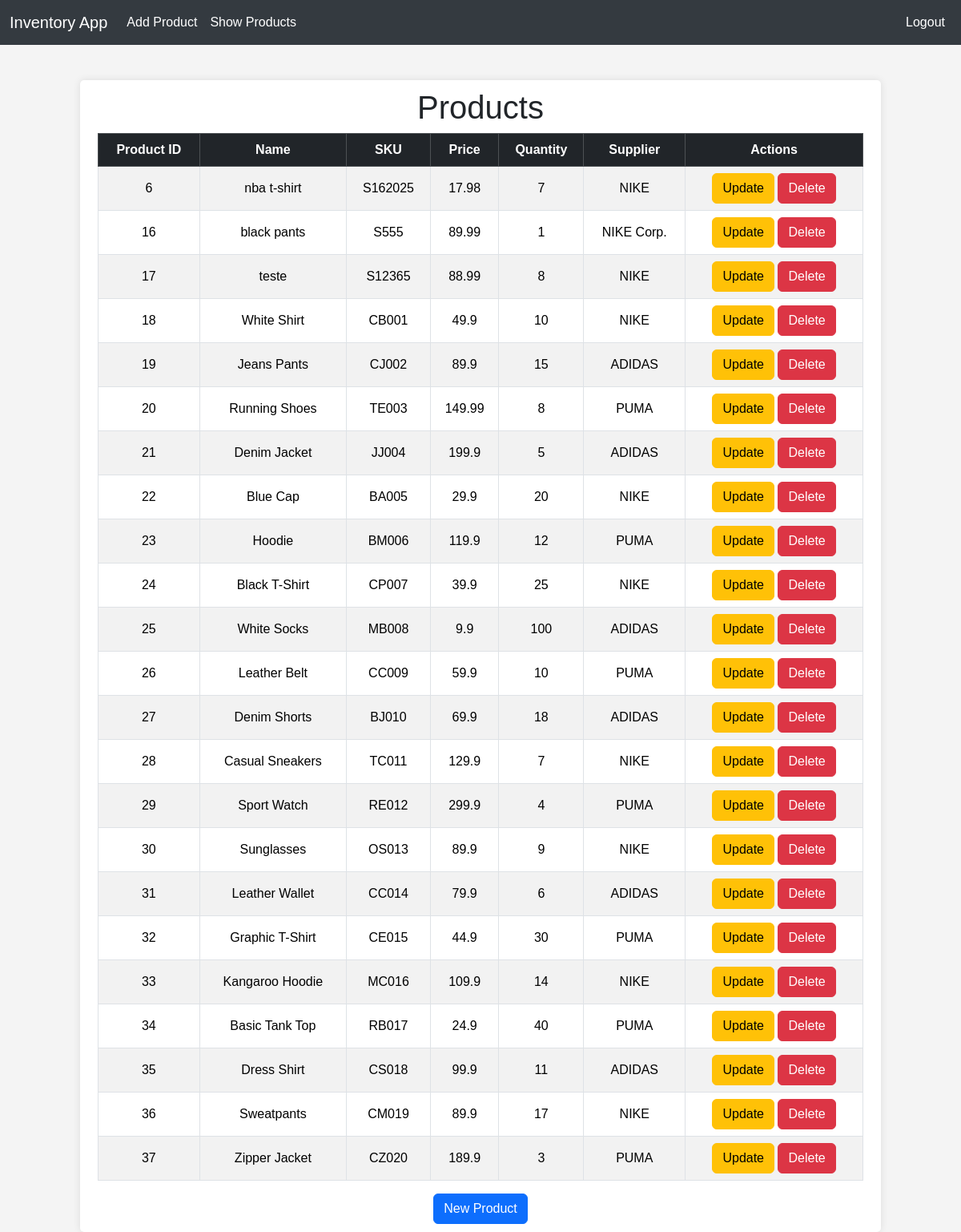
The page /list/ (signed in) on the database as committed earlier.
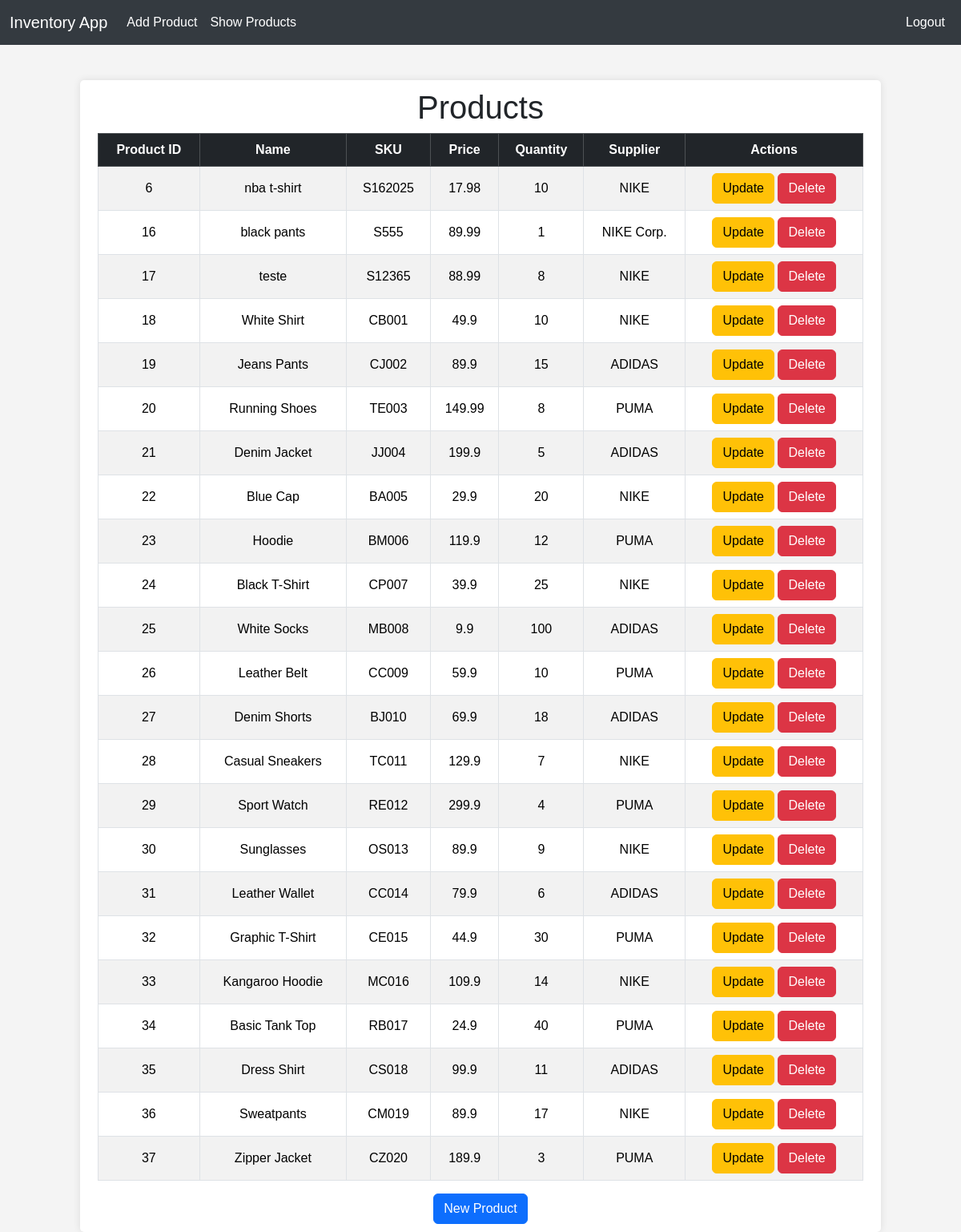
The same page on the database as committed later.
### invApp/models.py (models this page shows, shortened)
class Product(models.Model):
    product_id = models.AutoField(primary_key=True)
    name = models.CharField(max_length=100)
    sku = models.CharField(max_length=50, unique=True)
    price = models.FloatField()
    quantity = models.IntegerField()
    supplier = models.CharField(max_length=100)
    owner = models.ForeignKey(User, on_delete=models.CASCADE)

### invApp/views.py (the view)
# urls.py: path('list/', views.product_list_view, name='product_list'),
@login_required
def product_list_view(request):
    products = Product.objects.filter(owner=request.user)
    return render(request, 'invApp/product_list.html', {'products': products})

### invApp/templates/invApp/product_list.html (shortened to what this page needs)
{% extends "shared/layout.html" %}
{% block content %}
    <h1 class="text-center">Products</h1>
    <div class="container-fluid table-responsive">
        <table class="table table-bordered table-striped text-center">
            <thead class="table-dark">
                <tr>
                    <th>Product ID</th>
                    <th>Name</th>
                    <th>SKU</th>
                    <th>Price</th>
                    <th>Quantity</th>
                    <th>Supplier</th>
                    <th>Actions</th>
                </tr>
            </thead>
            <tbody>
                {% for product in products %}
                    <tr>
                        <td>{{ product.product_id }}</td>
                        <td>{{ product.name }}</td>
                        <td>{{ product.sku }}</td>
                        <td>{{ product.price }}</td>
                        <td>{{ product.quantity }}</td>
                        <td>{{ product.supplier }}</td>
                        <td>
                            <a href="{% url 'product_update' product.product_id %}" class="btn btn-warning">Update</a>
                            <a href="{% url 'product_delete' product.product_id %}" class="btn btn-danger">Delete</a>
                        </td>
                    </tr>
                {% endfor %}
            </tbody>
        </table>
        <div class="text-center">
            <a href="{% url 'product_create' %}" class="btn btn-primary">New Product</a>
        </div>
    </div>
{% endblock %}

Rows that differ between the two databases and show on the page:
changed Product "nba t-shirt": quantity "7" → "10"
